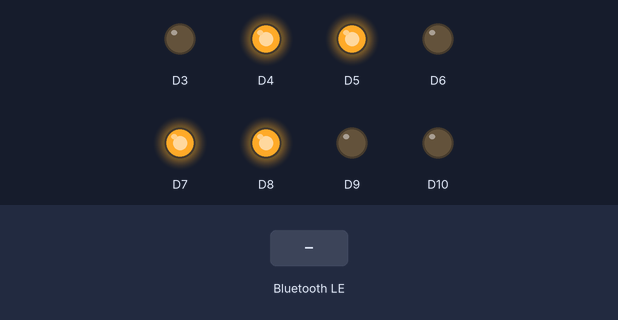
The program below on a simulated Arduino Uno R4 WiFi. Shown: output pins drawn as LEDs (lit = HIGH). The test bench sets the inputs (shaded band). Nothing arrives over Bluetooth unless stated; a phone connects over Bluetooth LE 3 s after start.

Above: at 3.8 s.
3.9 s: Bluetooth LE write "1" received
At 5.1 s:
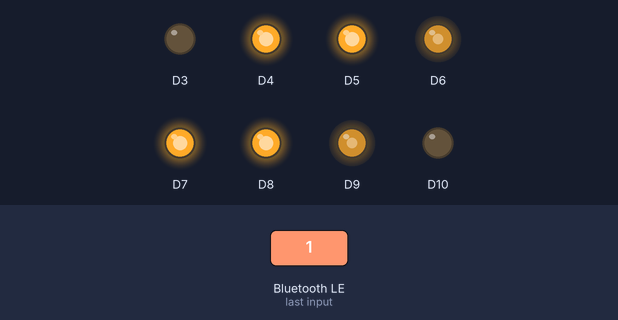
5.4 s: Bluetooth LE write "0" received
At 5.86 s:
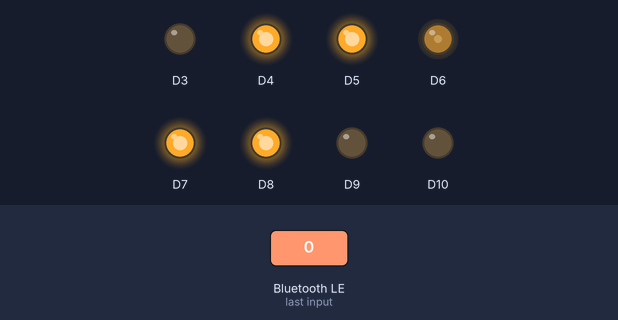
7.5 s: Bluetooth LE write "2" received
At 7.9 s:
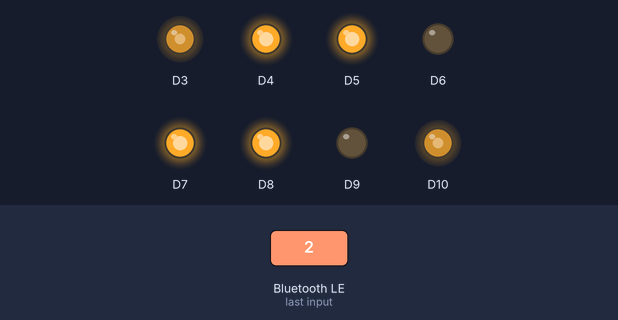
Timing chart, 0 to 10.5 s (numbered marks = the images above; inputs shaded):
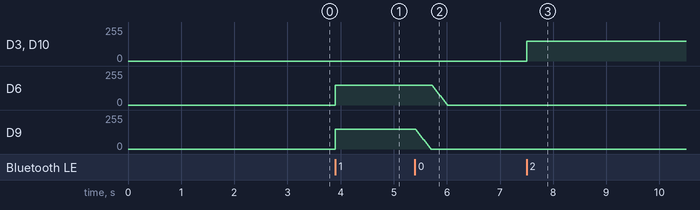

Measured:
- after the input at 3.9 s, D6, D9: 0/255 → 150/255 at once
- after the input at 5.4 s, D6: moves from 150/255 to 0/255 over 0.29 s, starting after 0.32 s; D9: moves from 150/255 to 0/255 over 0.29 s, starting at once
- after the input at 7.5 s, D3, D10: 0/255 → 150/255 at once

The program:

main.cpp
```cpp
#include <Arduino.h>
#include <ArduinoBLE.h>
#include "Motor.hpp"
#include "Tank.hpp"


BLEService ledService("19B10000-E8F2-537E-4F6C-D104768A1214"); // Bluetooth® Low Energy LED Service

// Bluetooth® Low Energy LED Switch Characteristic - custom 128-bit UUID, read and writable by central
BLEByteCharacteristic switchCharacteristic("19B10001-E8F2-537E-4F6C-D104768A1214", BLERead | BLEWrite);

Motor leftMotor(9, 10, 4, 5);
Motor rightMotor(6, 3, 7, 8);
Tank tank = Tank(leftMotor, rightMotor);

void setup() {
	tank.begin();

    if (!BLE.begin()) {
        Serial.println("starting Bluetooth® Low Energy module failed!");
    	while (1);
  	}


	// set advertised local name and service UUID:
	BLE.setLocalName("MOUHAHA");
	BLE.setAdvertisedService(ledService);

	// add the characteristic to the service
	ledService.addCharacteristic(switchCharacteristic);

	// add service
	BLE.addService(ledService);

	// set the initial value for the characteristic:
	switchCharacteristic.writeValue(0);

	// start advertising
	BLE.advertise();

}

void loop() {
  	BLEDevice central = BLE.central();

	if(central){
		while(central.connected()){
			if(switchCharacteristic.written()){
				uint8_t cmd_received = switchCharacteristic.value();
				Direction dir = tank.command(cmd_received);
				tank.move(dir);
			}
		}
	}
}
```

Motor.cpp
```cpp
#include "Motor.hpp"


Motor::Motor(uint8_t fwd, uint8_t back, uint8_t en1, uint8_t en2) :
    pwmForward(fwd), pwmBackward(back), enable1(en1), enable2(en2){}

void Motor::begin(){
    pinMode(pwmForward, OUTPUT);
    pinMode(pwmBackward, OUTPUT);
    pinMode(enable1, OUTPUT);
    pinMode(enable2, OUTPUT);

    digitalWrite(enable1, HIGH);
    digitalWrite(enable2, HIGH);
}

void Motor::forward(uint8_t speed){
    analogWrite(pwmForward, speed);
    analogWrite(pwmBackward, 0);
    state = 1;
    currentSpeed = speed;
}

void Motor::backward(uint8_t speed){
    analogWrite(pwmForward, 0);
    analogWrite(pwmBackward, speed);
    state = 2;
    currentSpeed = speed;
}

void Motor::stop(){
    progressiveBrake();
    state = 0;
    currentSpeed = 0;
}

void Motor::progressiveBrake(){
    if(state == 1){
        for(int s = currentSpeed; s>=0 ; s-=5){
            analogWrite(pwmForward, s);
            analogWrite(pwmBackward, 0);
            delay(10);
        }
    }else if(state == 2){
        for (int s = currentSpeed; s >= 0 ; s-=5){
            analogWrite(pwmForward, 0);
            analogWrite(pwmBackward, s);
        }
    }
    analogWrite(pwmForward, 0);
    analogWrite(pwmBackward, 0);
}
```

Motor.hpp
```cpp
#ifndef DEF_MOTOR
#define DEF_MOTOR

#include <cstdint>
#include <Arduino.h>

class Motor{
    private:
        uint8_t pwmForward;
        uint8_t pwmBackward;
        uint8_t enable1;
        uint8_t enable2;
        uint8_t state;
        uint8_t currentSpeed;

    public:
        Motor(uint8_t fwd, uint8_t back, uint8_t en1, uint8_t en2);

        void begin();

        void forward(uint8_t speed);

        void backward(uint8_t speed);

        void stop();

    private:
        void progressiveBrake();
};


#endif
```

Tank.cpp
```cpp
#include "Tank.hpp"

Tank::Tank(Motor& l, Motor& r)  : left(l), right(r) {}

void Tank::begin(){
    left.begin();
    right.begin();
}

void Tank::setSpeed(uint8_t s){
    speed = s;
    move(current);
}

void Tank::movStop(){
    left.stop();
    right.stop();
    current = Direction::None;
}

Direction Tank::command(uint8_t cmd){
    switch(cmd){
        case 1: return Direction::Forward;
        case 2: return Direction::Backward;
        case 3: return Direction::RotateLeft;
        case 4: return Direction::RotateRight;
        default: return Direction::None;
    }
}

void Tank::move(Direction dir){
    if (dir==current) return;

    switch (dir){
        case Direction::Forward:
            left.forward(speed);
            right.forward(speed);
            break;

        case Direction::Backward:
            left.backward(speed);
            right.backward(speed);
            break;

        case Direction::RotateLeft:
            left.backward(speed);
            right.forward(speed);
            break;

        case Direction::RotateRight:
            left.forward(speed);
            right.backward(speed);
            break;

        default:
            left.stop();
            right.stop();
    }
    current = dir;
}
```

Tank.hpp
```cpp
#pragma once
#ifndef DEF_TANK
#define DEF_TANK

#include <Arduino.h>
#include "Motor.hpp"

enum class Direction {
    None,
    Forward,
    Backward,
    RotateLeft,
    RotateRight,
    TurnLeft,
    TurnRight,
    TurnLeftBack,
    TurnRightBack
};

class Tank{
    private:
        Motor& left;
        Motor& right;
        Direction current = Direction::None;
        uint8_t speed = 150;

    public:
        Tank(Motor& l, Motor& r);

        void begin();

        void setSpeed(uint8_t s);

        Direction command(uint8_t cmd);

        void move(Direction dir);

        void movStop();
};

#endif
```
